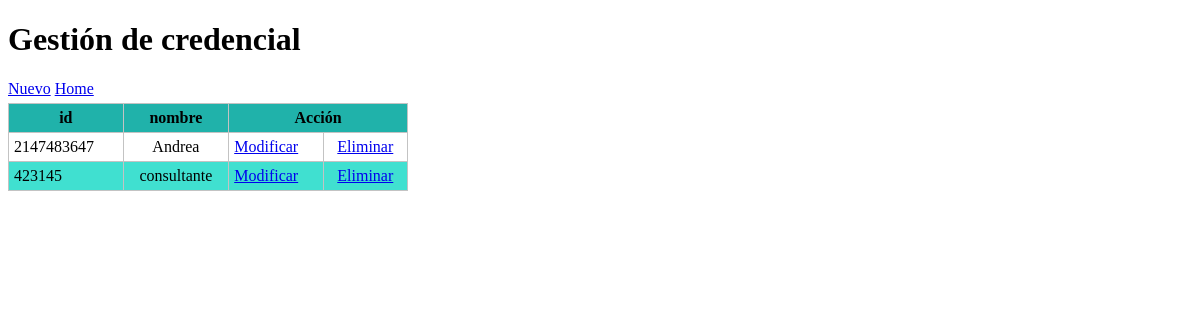
/credencial/index.php, run on the app's committed database.
### tables this page shows
CREATE TABLE IF NOT EXISTS `credencial` (
  `id` varchar(10) NOT NULL,
  `nombre` varchar(50) DEFAULT NULL,
  PRIMARY KEY (`id`)
);

### credencial/view/viewClass.php (called while the page is built, shortened)
<?php
class viewCLass {
    static public function renderHTML($view, $args = NULL) {
        include_once 'template/' . $view;
    }
}
?>

### librerias/conexion.php (called while the page is built, shortened)
<?php
class conexion {
    static private $host = 'localhost';
    static private $dbname = 'trabajo',
            $user = 'root',
            $password = '',
            $driver = 'mysql',
            $instance = null;
    static public function getInstance() {
        return self::$instance;
    }
    static private function connect() {
        try {
            $dsn = self::$driver
                    . ':host=' . self::$host
                    . ';dbname=' . self::$dbname;
            self::$instance = new PDO($dsn, self::$user);
            return true;
        } catch (PDOException $e) {
            echo $e->getmessage();
        }
    }
}
?>

### credencial/model/modelClass.php (called while the page is built, shortened)
<?php
class modelClass {
    static public function getAll() {
        try {
            $sql = 'SELECT * from credencial ';
            return conexion::getinstance()->query($sql)->fetchAll(PDO::FETCH_ASSOC);
        } catch (PDOException $e) {
            return $e;
        }
    }
}
?>

### credencial/view/template/index.php (the view, shortened to what this page needs)
<!DOCTYPE html>
<html lang="es">
    <head>
        <link rel="stylesheet" media="screen" href="css/main.css">
    </head>
    <body>
        <h1>Gestión de credencial</h1>
        <div id="lnkNuevo">
            <a href="index.php?action=create">Nuevo</a>
             <td> <a href="/mitaller" title="Regresar al inicio">Home</a></td>
        </div>
        <table id="tblContenido">
            <thead>
                <tr>
                    <th>id </th>
                    <th>nombre</th>
                    <th colspan="2">Acción</th>
                </tr>
            </thead>
            <tbody>
                <?php foreach ($datos as $row): ?>
                    <tr>
                        <td><?php echo $row['id']; ?></td>
                        <td><?php echo $row['nombre']; ?></td>
                        <td><a href="index.php?action=update&amp;id=<?php echo $row['id'] ?>">Modificar</a></td>
                        <td><a  href="index.php?action=delete&amp;id=<?php echo $row['id'] ?>">Eliminar</a></td>
                    </tr>
                <?php endforeach ?>
            </tbody>
        </table>
    </body>
</html>

### credencial/css/main.css (style rules this page uses)
#lnkNuevo { margin-bottom: 5px; }
#tblContenido { border: solid #c3c3c3 1px; width: 400px; border-spacing: 0px; border-collapse: collapse; }
#tblContenido thead tr th { background-color: #20B2AA; }
#tblContenido tbody tr td, #tblContenido thead tr th { margin: 0px; padding: 0px; border: solid #c3c3c3 1px; padding: 5px; }
#tblContenido tbody tr:nth-child(2n) { background-color: #40E0D0; padding: 10px 0px; }
#tblContenido tbody tr td:last-child, #tblContenido tbody tr td:nth-child(2) { text-align: center; }

### data on the page
credencial: id "2147483647", nombre "Andrea"
credencial: id "423145", nombre "consultante"
